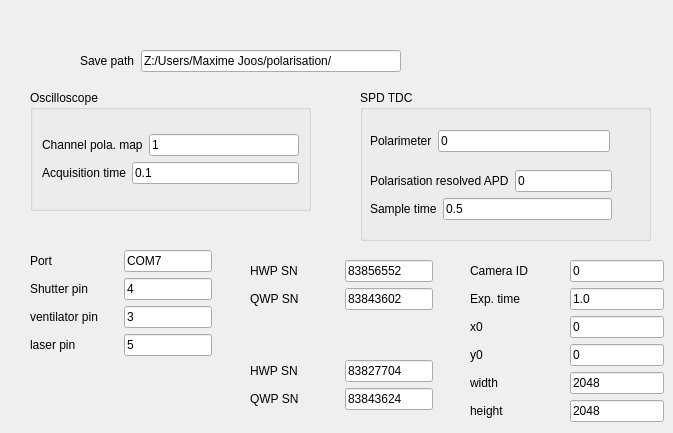
      <widget class="QWidget" name="Parameters">
       <attribute name="title">
        <string>Parameters</string>
       </attribute>
       <widget class="QWidget" name="layoutWidget">
        <property name="geometry">
         <rect>
          <x>250</x>
          <y>360</y>
          <width>183</width>
          <height>52</height>
         </rect>
        </property>
        <layout class="QVBoxLayout" name="verticalLayout_7">
         <property name="sizeConstraint">
          <enum>QLayout::SetMinimumSize</enum>
         </property>
         <item>
          <layout class="QHBoxLayout" name="horizontalLayout_25" stretch="1,1">
           <item>
            <widget class="QLabel" name="label_24">
             <property name="text">
              <string>HWP SN</string>
             </property>
            </widget>
           </item>
           <item>
            <widget class="QLineEdit" name="lineEdit__APT_hwp_out_ID">
             <property name="text">
              <string>83827704</string>
             </property>
            </widget>
           </item>
          </layout>
         </item>
         <item>
          <layout class="QHBoxLayout" name="horizontalLayout_24" stretch="1,1">
           <item>
            <widget class="QLabel" name="label_23">
             <property name="text">
              <string>QWP SN</string>
             </property>
            </widget>
           </item>
           <item>
            <widget class="QLineEdit" name="lineEdit__APT_qwp_out_ID">
             <property name="text">
              <string>83843624</string>
             </property>
            </widget>
           </item>
          </layout>
         </item>
        </layout>
       </widget>
       <widget class="QWidget" name="layoutWidget_2">
        <property name="geometry">
         <rect>
          <x>470</x>
          <y>260</y>
          <width>194</width>
          <height>164</height>
         </rect>
        </property>
        <layout class="QVBoxLayout" name="verticalLayout">
         <property name="sizeConstraint">
          <enum>QLayout::SetMinimumSize</enum>
         </property>
         <item>
          <layout class="QHBoxLayout" name="horizontalLayout_7" stretch="1,1">
           <item>
            <widget class="QLabel" name="label_7">
             <property name="text">
              <string>Camera ID</string>
             </property>
            </widget>
           </item>
           <item>
            <widget class="QLineEdit" name="lineEdit_7">
             <property name="text">
              <string>0</string>
             </property>
            </widget>
           </item>
          </layout>
         </item>
         <item>
          <layout class="QHBoxLayout" name="horizontalLayout_8" stretch="1,1">
           <item>
            <widget class="QLabel" name="label_8">
             <property name="text">
              <string>Exp. time</string>
             </property>
            </widget>
           </item>
           <item>
            <widget class="QLineEdit" name="lineEdit_8">
             <property name="text">
              <string>1.0</string>
             </property>
            </widget>
           </item>
          </layout>
         </item>
         <item>
          <layout class="QHBoxLayout" name="horizontalLayout_9" stretch="1,1">
           <item>
            <widget class="QLabel" name="label_9">
             <property name="text">
              <string>x0</string>
             </property>
            </widget>
           </item>
           <item>
            <widget class="QLineEdit" name="lineEdit_9">
             <property name="text">
              <string>0</string>
             </property>
            </widget>
           </item>
          </layout>
         </item>
         <item>
          <layout class="QHBoxLayout" name="horizontalLayout_10" stretch="1,1">
           <item>
            <widget class="QLabel" name="label_10">
             <property name="text">
              <string>y0</string>
             </property>
            </widget>
           </item>
           <item>
            <widget class="QLineEdit" name="lineEdit_10">
             <property name="text">
              <string>0</string>
             </property>
            </widget>
           </item>
          </layout>
         </item>
         <item>
          <layout class="QHBoxLayout" name="horizontalLayout_11" stretch="1,1">
           <item>
            <widget class="QLabel" name="label_11">
             <property name="text">
              <string>width</string>
             </property>
            </widget>
           </item>
           <item>
            <widget class="QLineEdit" name="lineEdit_11">
             <property name="text">
              <string>2048</string>
             </property>
            </widget>
           </item>
          </layout>
         </item>
         <item>
          <layout class="QHBoxLayout" name="horizontalLayout_12" stretch="1,1">
           <item>
            <widget class="QLabel" name="label_12">
             <property name="text">
              <string>height</string>
             </property>
            </widget>
           </item>
           <item>
            <widget class="QLineEdit" name="lineEdit_12">
             <property name="text">
              <string>2048</string>
             </property>
            </widget>
           </item>
          </layout>
         </item>
        </layout>
       </widget>
       <widget class="QWidget" name="layoutWidget_3">
        <property name="geometry">
         <rect>
          <x>30</x>
          <y>250</y>
          <width>206</width>
          <height>171</height>
         </rect>
        </property>
        <layout class="QVBoxLayout" name="verticalLayout_5">
         <property name="sizeConstraint">
          <enum>QLayout::SetFixedSize</enum>
         </property>
         <item>
          <layout class="QHBoxLayout" name="horizontalLayout" stretch="1,1">
           <item>
            <widget class="QLabel" name="label">
             <property name="text">
              <string>Port</string>
             </property>
            </widget>
           </item>
           <item>
            <widget class="QLineEdit" name="lineEdit_Arduino_port">
             <property name="text">
              <string>COM7</string>
             </property>
            </widget>
           </item>
          </layout>
         </item>
         <item>
          <layout class="QHBoxLayout" name="horizontalLayout_2" stretch="1,1">
           <item>
            <widget class="QLabel" name="label_2">
             <property name="text">
              <string>Shutter pin</string>
             </property>
            </widget>
           </item>
           <item>
            <widget class="QLineEdit" name="lineEdit_Shutter_pin">
             <property name="text">
              <string>4</string>
             </property>
            </widget>
           </item>
          </layout>
         </item>
         <item>
          <layout class="QHBoxLayout" name="horizontalLayout_3" stretch="1,1">
           <item>
            <widget class="QLabel" name="label_3">
             <property name="text">
              <string>ventilator pin</string>
             </property>
            </widget>
           </item>
           <item>
            <widget class="QLineEdit" name="lineEdit_Ventilator_pin">
             <property name="text">
              <string>3</string>
             </property>
            </widget>
           </item>
          </layout>
         </item>
         <item>
          <layout class="QHBoxLayout" name="horizontalLayout_4" stretch="1,1">
           <item>
            <widget class="QLabel" name="label_4">
             <property name="text">
              <string>laser pin</string>
             </property>
            </widget>
           </item>
           <item>
            <widget class="QLineEdit" name="lineEdit_Laser_pin">
             <property name="text">
              <string>5</string>
             </property>
            </widget>
           </item>
          </layout>
         </item>
        </layout>
       </widget>
       <widget class="QWidget" name="layoutWidget_4">
        <property name="geometry">
         <rect>
          <x>250</x>
          <y>260</y>
          <width>183</width>
          <height>52</height>
         </rect>
        </property>
        <layout class="QVBoxLayout" name="verticalLayout_6">
         <property name="sizeConstraint">
          <enum>QLayout::SetMinimumSize</enum>
         </property>
         <item>
          <layout class="QHBoxLayout" name="horizontalLayout_5" stretch="1,1">
           <item>
            <widget class="QLabel" name="label_5">
             <property name="text">
              <string>HWP SN</string>
             </property>
            </widget>
           </item>
           <item>
            <widget class="QLineEdit" name="lineEdit__APT_hwp_ID">
             <property name="text">
              <string>83856552</string>
             </property>
            </widget>
           </item>
          </layout>
         </item>
         <item>
          <layout class="QHBoxLayout" name="horizontalLayout_6" stretch="1,1">
           <item>
            <widget class="QLabel" name="label_6">
             <property name="text">
              <string>QWP SN</string>
             </property>
            </widget>
           </item>
           <item>
            <widget class="QLineEdit" name="lineEdit__APT_qwp_ID">
             <property name="text">
              <string>83843602</string>
             </property>
            </widget>
           </item>
          </layout>
         </item>
        </layout>
       </widget>
       <widget class="QGroupBox" name="groupBox_19">
        <property name="geometry">
         <rect>
          <x>30</x>
          <y>90</y>
          <width>281</width>
          <height>121</height>
         </rect>
        </property>
        <property name="title">
         <string>Oscilloscope</string>
        </property>
        <layout class="QGridLayout" name="gridLayout_22">
         <property name="sizeConstraint">
          <enum>QLayout::SetMinimumSize</enum>
         </property>
         <property name="topMargin">
          <number>0</number>
         </property>
         <property name="bottomMargin">
          <number>0</number>
         </property>
         <item row="0" column="0">
          <layout class="QVBoxLayout" name="verticalLayout_25">
           <property name="sizeConstraint">
            <enum>QLayout::SetMinimumSize</enum>
           </property>
           <item>
            <layout class="QHBoxLayout" name="horizontalLayout_58">
             <property name="sizeConstraint">
              <enum>QLayout::SetMinimumSize</enum>
             </property>
             <item>
              <widget class="QLabel" name="label_52">
               <property name="text">
                <string>Channel pola. map</string>
               </property>
              </widget>
             </item>
             <item>
              <widget class="QLineEdit" name="lineEdit_Channel">
               <property name="text">
                <string>1</string>
               </property>
              </widget>
             </item>
            </layout>
           </item>
           <item>
            <layout class="QHBoxLayout" name="horizontalLayout_59">
             <property name="sizeConstraint">
              <enum>QLayout::SetMinimumSize</enum>
             </property>
             <item>
              <widget class="QLabel" name="label_53">
               <property name="text">
                <string>Acquisition time</string>
               </property>
              </widget>
             </item>
             <item>
              <widget class="QLineEdit" name="lineEdit_Acquisition_time">
               <property name="text">
                <string>0.1</string>
               </property>
              </widget>
             </item>
            </layout>
           </item>
          </layout>
         </item>
        </layout>
       </widget>
       <widget class="QGroupBox" name="groupBox_21">
        <property name="geometry">
         <rect>
          <x>360</x>
          <y>90</y>
          <width>291</width>
          <height>151</height>
         </rect>
        </property>
        <property name="title">
         <string>SPD TDC</string>
        </property>
        <widget class="QWidget" name="layoutWidget_5">
         <property name="geometry">
          <rect>
           <x>10</x>
           <y>40</y>
           <width>240</width>
           <height>22</height>
          </rect>
         </property>
         <layout class="QHBoxLayout" name="horizontalLayout_71">
          <property name="sizeConstraint">
           <enum>QLayout::SetMinimumSize</enum>
          </property>
          <item>
           <widget class="QLabel" name="label_69">
            <property name="text">
             <string>Polarimeter</string>
            </property>
           </widget>
          </item>
          <item>
           <widget class="QLineEdit" name="lineEdit_APD_index_2">
            <property name="text">
             <string>0</string>
            </property>
           </widget>
          </item>
         </layout>
        </widget>
        <widget class="QWidget" name="layoutWidget">
         <property name="geometry">
          <rect>
           <x>10</x>
           <y>80</y>
           <width>242</width>
           <height>52</height>
          </rect>
         </property>
         <layout class="QVBoxLayout" name="verticalLayout_29">
          <property name="sizeConstraint">
           <enum>QLayout::SetMinimumSize</enum>
          </property>
          <item>
           <layout class="QHBoxLayout" name="horizontalLayout_67">
            <property name="sizeConstraint">
             <enum>QLayout::SetMinimumSize</enum>
            </property>
            <item>
             <widget class="QLabel" name="label_58">
              <property name="text">
               <string>Polarisation resolved APD</string>
              </property>
             </widget>
            </item>
            <item>
             <widget class="QLineEdit" name="lineEdit_APD_index">
              <property name="text">
               <string>0</string>
              </property>
             </widget>
            </item>
           </layout>
          </item>
          <item>
           <layout class="QHBoxLayout" name="horizontalLayout_69">
            <property name="sizeConstraint">
             <enum>QLayout::SetMinimumSize</enum>
            </property>
            <item>
             <widget class="QLabel" name="label_60">
              <property name="text">
               <string>Sample time</string>
              </property>
             </widget>
            </item>
            <item>
             <widget class="QLineEdit" name="lineEdit_SPD_sample_time">
              <property name="text">
               <string>0.5</string>
              </property>
             </widget>
            </item>
           </layout>
          </item>
         </layout>
        </widget>
       </widget>
       <widget class="QWidget" name="layoutWidget">
        <property name="geometry">
         <rect>
          <x>80</x>
          <y>50</y>
          <width>321</width>
          <height>22</height>
         </rect>
        </property>
        <layout class="QHBoxLayout" name="horizontalLayout_57">
         <property name="sizeConstraint">
          <enum>QLayout::SetMinimumSize</enum>
         </property>
         <item>
          <widget class="QLabel" name="label_51">
           <property name="text">
            <string>Save path</string>
           </property>
          </widget>
         </item>
         <item>
          <widget class="QLineEdit" name="lineEdit_Save_path">
           <property name="text">
            <string>Z:/Users/Maxime Joos/polarisation/</string>
           </property>
          </widget>
         </item>
        </layout>
       </widget>
      </widget>
